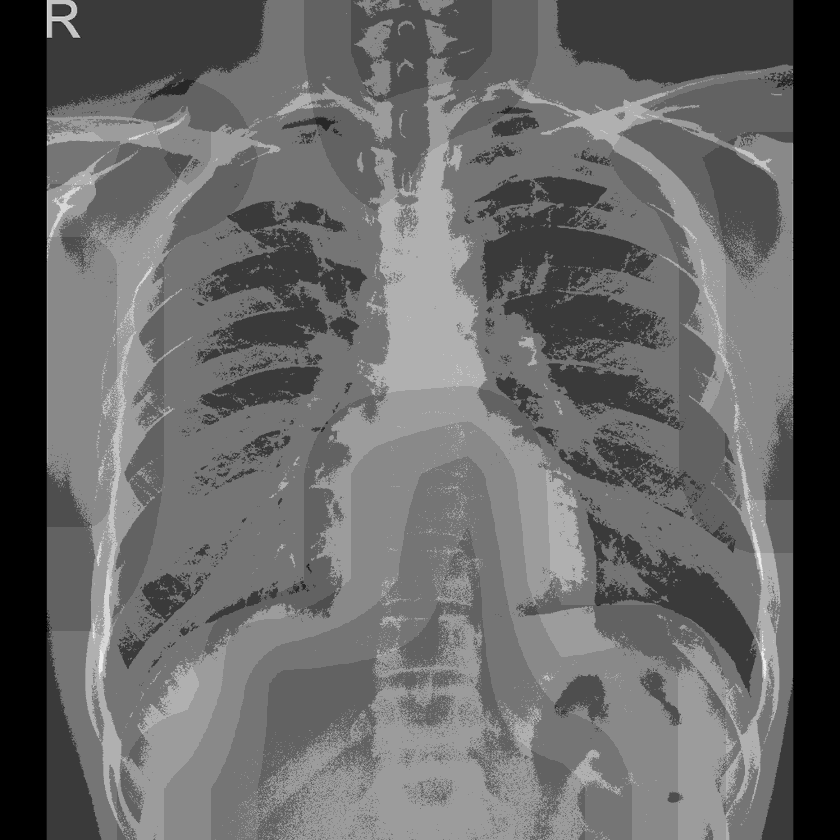
#> input picture dicom_comparison/example_images/2-bit.png, 840 x 840 px, shrunk from 1024 x 1024 before the run
$ jupyter execute plotting.ipynb
#> lines starting #> are read from the running program, lines starting #| are printed output that depends on the picture
[cell 1]
import matplotlib.pyplot as plt
import cv2

[cell 2]
bit_2 = cv2.imread("2-bit.png", cv2.IMREAD_GRAYSCALE)
#> bit_2 is the input picture: shape (840, 840); min 0, max 13, mean 5.26
#bit_2 = bit_2 / (2**2) * (2**16)

bit_4 = cv2.imread("4-bit.png", cv2.IMREAD_GRAYSCALE)
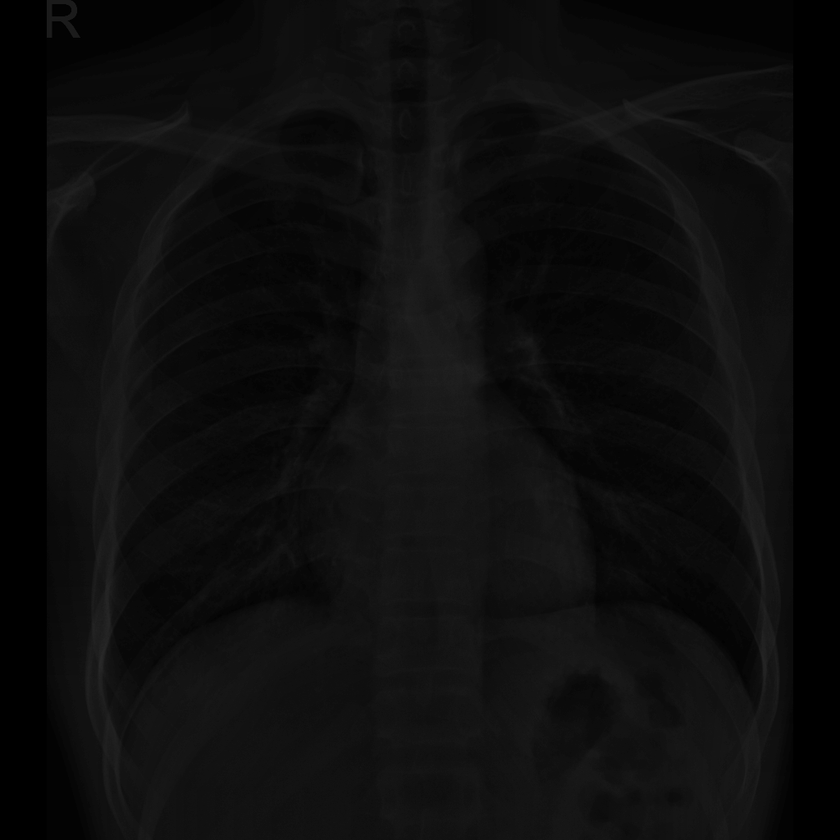
#> input picture dicom_comparison/example_images/4-bit.png, 840 x 840 px, shrunk from 1024 x 1024 before the run
#> bit_4 is the input picture: shape (840, 840); min 0, max 41, mean 13.5
#bit_4 = bit_4 / (2**4) * (2**16)

bit_8 = cv2.imread("8-bit.png", cv2.IMREAD_GRAYSCALE)
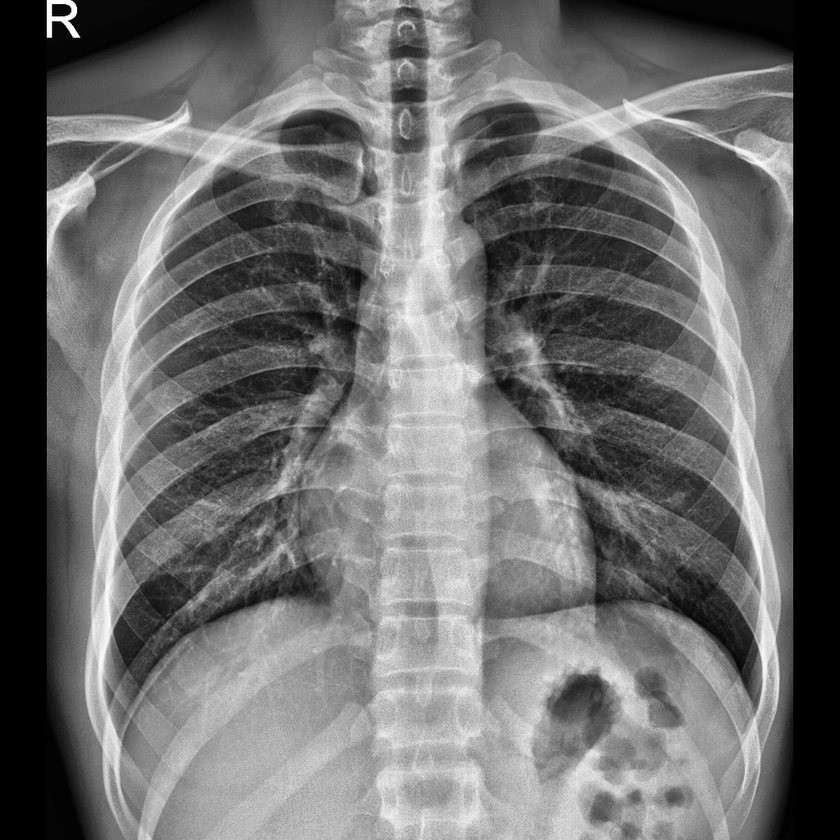
#> input picture dicom_comparison/example_images/8-bit.png, 840 x 840 px, shrunk from 1024 x 1024 before the run
#> bit_8 is the input picture: shape (840, 840); min 0, max 255, mean 109.1
#bit_8 = bit_8 / (2**8) * (2**16)

bit_16 = cv2.imread("16-bit.png", cv2.IMREAD_GRAYSCALE)
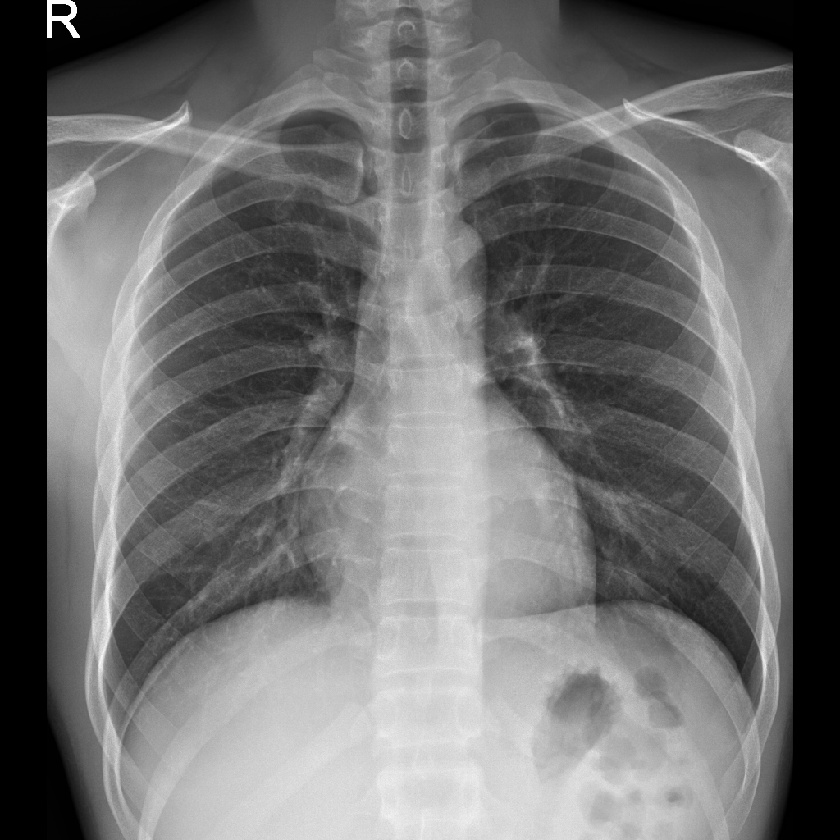
#> input picture dicom_comparison/example_images/16-bit.png, 840 x 840 px, shrunk from 1024 x 1024 before the run
#> bit_16 is the input picture: shape (840, 840); min 0, max 255, mean 111.7

[cell 3]
plt.imshow(bit_2, cmap="grey")

[cell 4]
fig, axes = plt.subplots(1, 4, figsize=(15, 8))

for ax in axes.ravel():
    ax.set_axis_off()

axes[0].set_title("2-Bit Image")
axes[0].imshow(bit_2, cmap='gray')

axes[1].set_title("4-Bit Image")
axes[1].imshow(bit_4, cmap='gray')

axes[2].set_title("8-Bit Image")
axes[2].imshow(bit_8, cmap='gray')

axes[3].set_title("16-Bit Image")
axes[3].imshow(bit_16, cmap='gray')
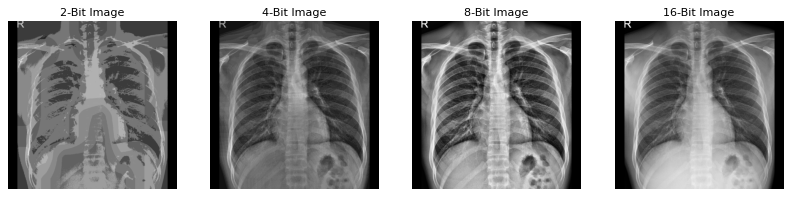
#> figure drawn by matplotlib, 4 panels
